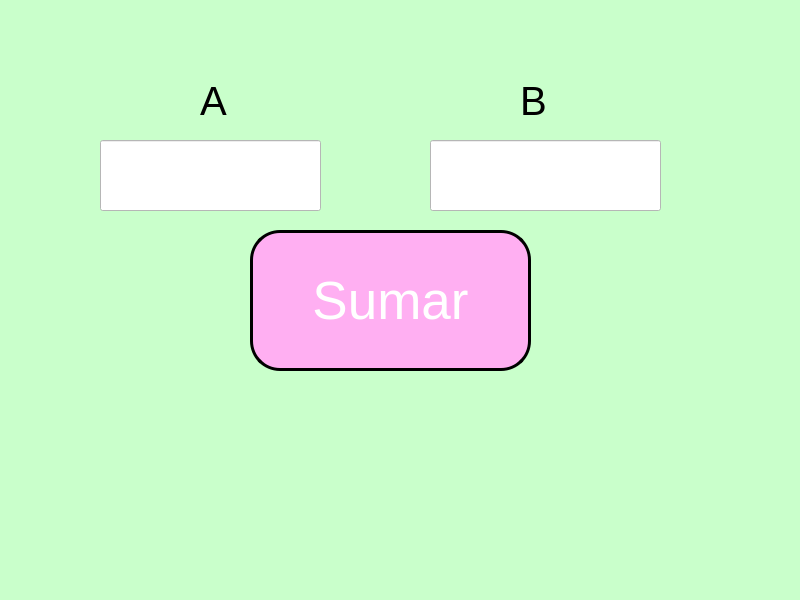
<?xml version="1.0" encoding="UTF-8"?>
<ui version="4.0">
 <class>MainWindow</class>
 <widget class="QMainWindow" name="MainWindow">
  <property name="geometry">
   <rect>
    <x>0</x>
    <y>0</y>
    <width>800</width>
    <height>600</height>
   </rect>
  </property>
  <property name="windowTitle">
   <string>MainWindow</string>
  </property>
  <property name="styleSheet">
   <string notr="true">background-color: rgb(170, 255, 255);
background-color: rgb(201, 255, 203);</string>
  </property>
  <widget class="QWidget" name="centralwidget">
   <widget class="QPushButton" name="btn_sumar">
    <property name="geometry">
     <rect>
      <x>250</x>
      <y>230</y>
      <width>281</width>
      <height>141</height>
     </rect>
    </property>
    <property name="font">
     <font>
      <pointsize>40</pointsize>
     </font>
    </property>
    <property name="styleSheet">
     <string notr="true">background-color:rgb(9,121,163);
background-color: rgb(255, 175, 242);
color:rgb(255,255,255);
border-radius: 30px;
border: 3px solid black;</string>
    </property>
    <property name="text">
     <string>Sumar</string>
    </property>
   </widget>
   <widget class="QLineEdit" name="txt_a">
    <property name="geometry">
     <rect>
      <x>100</x>
      <y>140</y>
      <width>221</width>
      <height>71</height>
     </rect>
    </property>
    <property name="font">
     <font>
      <pointsize>40</pointsize>
     </font>
    </property>
    <property name="styleSheet">
     <string notr="true">background-color: rgb(255, 255, 255);</string>
    </property>
    <property name="text">
     <string/>
    </property>
    <property name="alignment">
     <set>Qt::AlignCenter</set>
    </property>
   </widget>
   <widget class="QLabel" name="label">
    <property name="geometry">
     <rect>
      <x>200</x>
      <y>80</y>
      <width>55</width>
      <height>41</height>
     </rect>
    </property>
    <property name="font">
     <font>
      <pointsize>30</pointsize>
     </font>
    </property>
    <property name="text">
     <string>A</string>
    </property>
   </widget>
   <widget class="QLabel" name="label_2">
    <property name="geometry">
     <rect>
      <x>520</x>
      <y>80</y>
      <width>55</width>
      <height>41</height>
     </rect>
    </property>
    <property name="font">
     <font>
      <pointsize>30</pointsize>
     </font>
    </property>
    <property name="text">
     <string>B</string>
    </property>
   </widget>
   <widget class="QLineEdit" name="txt_b">
    <property name="geometry">
     <rect>
      <x>430</x>
      <y>140</y>
      <width>231</width>
      <height>71</height>
     </rect>
    </property>
    <property name="font">
     <font>
      <pointsize>40</pointsize>
     </font>
    </property>
    <property name="styleSheet">
     <string notr="true">background-color: rgb(255, 255, 255);</string>
    </property>
    <property name="alignment">
     <set>Qt::AlignCenter</set>
    </property>
   </widget>
  </widget>
  <widget class="QMenuBar" name="menubar">
   <property name="geometry">
    <rect>
     <x>0</x>
     <y>0</y>
     <width>800</width>
     <height>26</height>
    </rect>
   </property>
  </widget>
  <widget class="QStatusBar" name="statusbar"/>
 </widget>
 <resources/>
 <connections/>
</ui>
